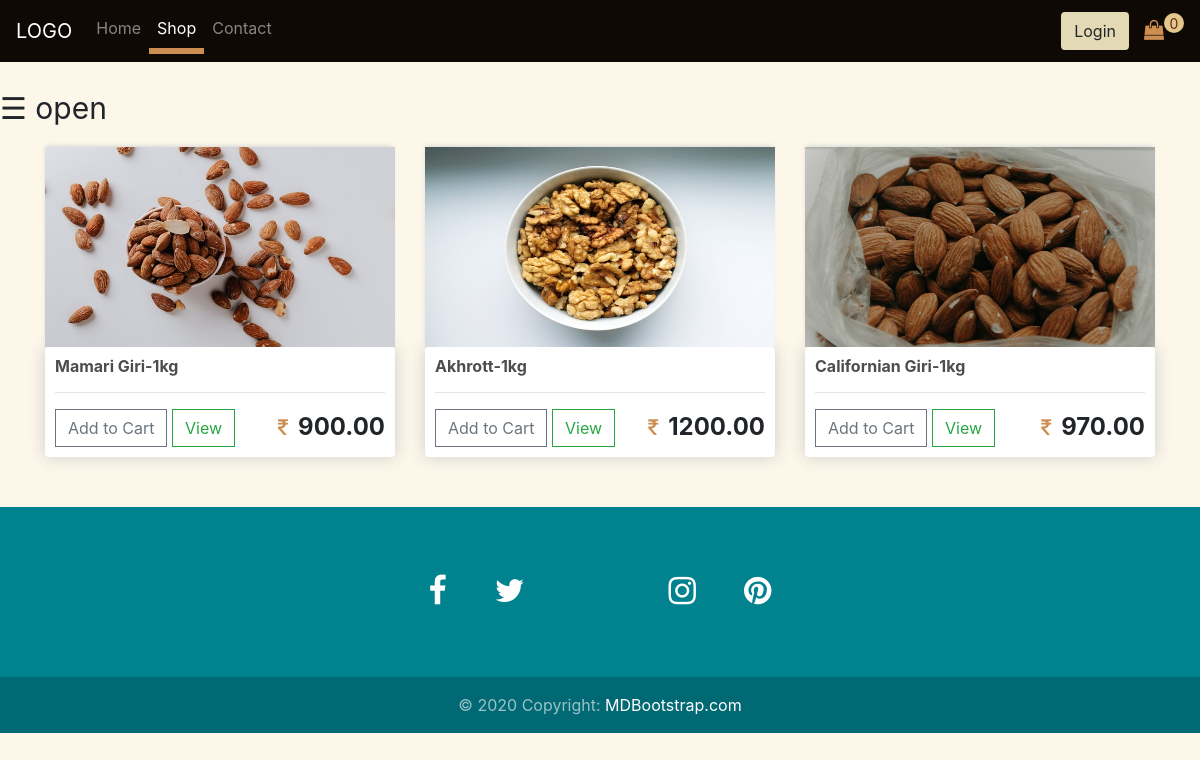
/store/, run on the app's committed database.
### store/models.py (models this page shows, shortened)
class Product_Item(models.Model):
	Product=models.ForeignKey(Product,
		on_delete=models.CASCADE,related_name='items')
	price=models.FloatField(default = 0.00, blank=False,
								help_text=("""Price per item"""),
                            	verbose_name=('Price'),
                            	validators=[ MinValueValidator(0)])
	discount = models.FloatField(default = 0, blank=False,
								help_text=("Discount offer"),
                            	verbose_name=('Discount'),
                            	validators=[MinValueValidator(0)])
	weight = models.CharField(max_length=20, blank=False)
	about=models.TextField(blank=True, null=True,help_text=("Describe the product."),
                            	verbose_name=('About The Item'),) #Richtextfield if wants to include pictures
	howtouse=models.TextField(blank=True, null=True,help_text=("Write how to consume/use the item."),
                            	verbose_name=('How to use'),) #Richtextfield if wants to include pictures
	benefits=models.TextField(blank=True, null=True,help_text=("Write how will the product benefit them."),
                            	verbose_name=('Benefits'),) #Richtextfield if wants to include pictures
	ingredient=models.TextField(blank=True, null=True,help_text=("Write the things that are included in the pakaging."),
                            	verbose_name=('Ingredients'),) #Richtextfield if wants to include pictures

class Product_Item_Images(models.Model):
	item = models.ForeignKey(Product_Item,
		on_delete=models.CASCADE, related_name='images')
	image = models.ImageField(default='default-product.jpg', upload_to='Uploads')

class Product(models.Model):
	category = models.ForeignKey(Categories,
		on_delete=models.CASCADE, related_name='Products')
	name=models.CharField(max_length=250)
	origin_place = models.CharField(max_length=250)

### store/views.py (the view)
# urls.py: path('store/', views.StoreAllProducts, name="store"),
def StoreAllProducts(request):
	pdtList=[]
	pdtCore = Product.objects.all()
	for pdtElement in pdtCore:
		pdt = Product_Item.objects.filter(Product=pdtElement)[0]
		name = pdtElement.name
		origin = pdtElement.origin_place
		pdtImage=Product_Item_Images.objects.filter(item=pdt)[0]
		pdtList += [[pdt, name, origin, pdtImage]]
	print(pdtImage.image.url)
	context={
	'pdtList': pdtList
	}
	return render(request, 'productsall.html', context)

### store/templates/productsall.html
{% extends "store.html" %}
{% load static %}
{% block products %}
<div id="main">
	<div class="container">
	  	<div class="row">
			{% for pdtObj, name, origin, imgObj in pdtList %}
				<div class="col-md-4" style="margin-bottom: 30px">
					<img class="thumbnail" src="{{ imgObj.image.url }}">
					<div class="box-element product">
						<h6><strong>{{name}}-{{pdtObj.weight}}</strong></h6>
						<hr>
						<button data-product={{pdtObj.id}} data-action="add" class="btn btn-outline-secondary add-btn update-cart">Add to Cart</button>
						<a class="btn btn-outline-success" href="#">View</a>
						<p class="storepdtprice"><strong><i id="cart-icon" class="fa fa-inr" aria-hidden="true"></i>{{pdtObj.price|floatformat:2}}</strong></p>
					</div>
				</div>
			{% endfor %}
		</div>
	</div>
</div>
{% endblock %}

### store/static/events/style.css (style rules this page uses)
body { background-color: #fcf7e9; transition: background-color .5s; }
h1,h2,h3,h4,h5,h6 { color:hsl(0, 0%, 30%); }
.box-element { box-shadow:hsl(0, 0%, 80%) 0 0 16px; background-color: #fff; border-radius: 4px; padding: 10px; }
.thumbnail { width: 100%; height: 200px; -webkit-box-shadow: -1px -3px 5px -2px rgba(214,214,214,1); -moz-box-shadow: -1px -3px 5px -2px rgba(214,214,214,1); box-shadow: -1px -3px 5px -2px rgba(214,214,214,1); }
.storepdtprice { display: inline-block; float: right; font-size: 2vw; }
#cart-icon { width:20px; display: inline-block; color: #cd8e51; font-size: 20px }
.btn { border-radius: 0; }
#main { transition: margin-left .5s; padding: 16px; }

### data on the page
Product_Item: image (picture), name "Mamari Giri", weight "1kg", price "900.00"
Product_Item: image (picture), name "Akhrott", weight "1kg", price "1200.00"
Product_Item: image (picture), name "Californian Giri", weight "1kg", price "970.00"
